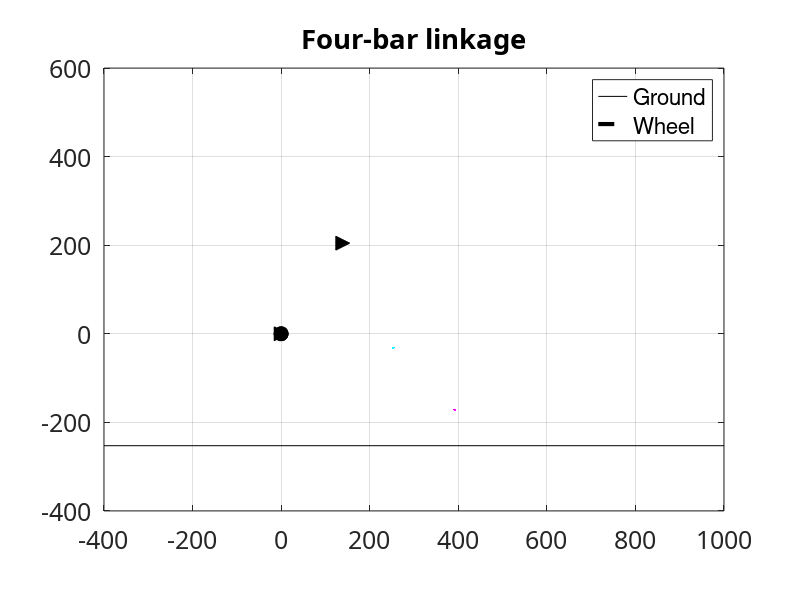

Here is the MATLAB script that generated this plot: (Note: this script raises an error after producing the figure.)
%% Four-bar linkage
% Reference:
%
% Tang, C.P., 2010. Lagrangian dynamic formulation of a four-bar mechanism
% with minimal coordinates.
%
% Credit:
%
% MATLAB FileExchange: 104040-four-bar-linkage
%
clear; close all;
%% Parameters
% Should plot be animated?
animate_plot = false;
% Should animation be saved?
save_animation = false;

% Lengths in mm
% Wheel radius
wheel_r = 203.2;

% Length of bar connected to floating bar (bar 3)
wheel_link_L = 80;

% Kingpin inclination
kp = deg2rad(7);

% % Bar lengths
L1 = 247.4005416323901; % (fixed bar)
L2 = 262.6387511392788; % (upper bar)
L3 = 196.6920255119664; % (floating bar)
L4 = 427.7683752920499; % (lower bar)

% Chassis angle w.r.t. horizontal plane
chassis_angle = pi / 2 - deg2rad(34.2);

% Location of point D
origin = [L1 * cos(chassis_angle); L1 * sin(chassis_angle)];

%% Constants
% Video
tF = 10; % Final time [s]
fR = 60; % Frame rate [fps]
time = linspace(0, tF, tF * fR); % Time [s]

%% Analysis
% Rotatation matrix
origin_rotate = [cos(pi + chassis_angle) -sin(pi + chassis_angle)
            sin(pi + chassis_angle) cos(pi + chassis_angle)];

% Transformation function
transform = @(v) origin_rotate * v + origin;

% Freudenstein Equation
P1 = @(theta) -2 * L2 * L4 * sin(theta);
P2 = @(theta) 2 * L4 * (L1 - L2 * cos(theta));
P3 = @(theta) L1^2 + L2^2 - L3^2 + L4^2 - 2 * L1 * L2 * cos(theta);

% Bar 2 rotation
% Determine range of valid theta2 values
% figure
% fplot(@(x) P1(x).^2 + P2(x).^2 - P3(x).^2, [0 2 * pi])
theta2Range = [0 0];

x = linspace(0, pi, 50000);
idx = find((P1(x).^2 + P2(x).^2 - P3(x).^2) > 0, 1, 'first');
theta2Range(1) = x(idx);

x = linspace(pi, 2 * pi, 50000);
idx = find((P1(x).^2 + P2(x).^2 - P3(x).^2) > 0, 1, 'last');
theta2Range(2) = x(idx);

% Create theta2 vector
theta2Initial = theta2Range(1) + 10 * eps;
theta2Final = theta2Range(2) - 10 * eps;
% We don't need to analyse the entire domain
theta2Initial = 2/6 * pi;
theta2Final = 4/6 * pi;

if (theta2Final <= theta2Initial)
    error("theta2Final must be greater than theta2Initial");
end
if (theta2Initial <= theta2Range(1))
    error("theta2Initial must be greater than " + num2str(theta2Range(1)));
end
if (theta2Final >= theta2Range(2))
    error("theta2Final must be less than " + num2str(theta2Range(2)));
end

w = (theta2Final - theta2Initial) / time(end); % Angular velocity [rad/s]
theta2 = w * time + theta2Initial;

% Angles
theta4 = 2 * atan2(-P1(theta2) - sqrt(P1(theta2).^2 + P2(theta2).^2 - P3(theta2).^2), ...
                   P3(theta2) - P2(theta2));
theta3 = atan2(-L2 * sin(theta2) + L4 * sin(theta4), ...
               L1 - L2 * cos(theta2) + L4 * cos(theta4));

% Determine point B/C trajectory
trajectory_B = transform([L2 * cos(theta2)
                          L2 * sin(theta2)]);

trajectory_C = transform([L1 + L4 * cos(theta4)
                          L4 * sin(theta4)]);

%% Plot initialisation
color = cool(8);

figure
set(gcf, 'Position', [50 50 1280 720])

hold on; grid on; box on; axis equal
set(gca, 'FontName', 'Verdana', 'FontSize', 18)

title('Four-bar linkage')
xlim([-400 1000])
ylim([-400 600])

if (save_animation == true)
    % Create and open video writer object
    v = VideoWriter('four_bar_linkage.mp4', 'MPEG-4');
    v.Quality = 100;
    v.FrameRate = fR;
    open(v);
end

%% Plot handlers
% Trajectories
p_trajectory_B = plot(trajectory_B(1, 1), trajectory_B(2, 1), ...
    'Color', color(1, :), 'LineWidth', 3);
p_trajectory_C = plot(trajectory_C(1, 1), trajectory_C(2, 1), ...
    'Color', color(8, :), 'LineWidth', 3);

% Fixed bar
B2 = transform([0 L2 * cos(theta2(1)); 0 L2 * sin(theta2(1))]);
B4 = transform([L1 + L4 * cos(theta4(1)) L1; L4 * sin(theta4(1)) 0]);
% p_B1 = plot([B4(1, 2) B2(1, 1)], [B4(2, 2) B2(2, 1)], 'k', 'LineWidth', 7);

% Bars attached to fixed bar
p_B2 = plot([0 0], [0 0], 'Color', color(3, :), 'LineWidth', 7); % Upper
p_B4 = plot([0 0], [0 0], 'Color', color(3, :), 'LineWidth', 7); % Lower

% Floating bar
p_B3 = plot([0 0], [0 0], 'Color', color(3, :), 'LineWidth', 7);

% Floating points
p_point_B = plot(0, 0, 'ko', 'MarkerFaceColor', color(1, :), 'MarkerSize', 10);
p_point_C = plot(0, 0, 'ko', 'MarkerFaceColor', color(8, :), 'MarkerSize', 10);

% Fixed points
p_point_A = plot(B4(1, 2), B4(2, 2), 'k>', 'MarkerFaceColor', 'k', 'MarkerSize', 10);
p_point_D = plot(B2(1, 1), B2(2, 1), 'k>', 'MarkerFaceColor', 'k', 'MarkerSize', 10);

% Wheel link
p_wheel_link = plot([0 0], [0 0], 'Color', color(3, :), 'LineWidth', 7);

% Midpoint of BC
p_midpoint_BC = plot(0, 0, 'ko', 'MarkerFaceColor', 'k', 'MarkerSize', 10);

% Wheel
p_wheel = plot([0 0], [0 0], 'k--', 'LineWidth', 3);

% Re-determine ground if parameters have been changed
% % Base of wheel
% wheel_y = zeros(1, length(time));
% ground = min(wheel_y)
ground = -2.527206387621802e+02;
p_ground = plot([-400 1000], [ground ground], 'k-');

legend([p_ground p_wheel], 'Ground', 'Wheel')
%% Animation
% Data to record
% Wheel travel
wheel_travel = zeros(0, length(time));

% Camber
camber = zeros(0, length(time));

for i = 1:length(time)
    % Bar 2 (upper)
    B2 = transform([0 L2 * cos(theta2(i))
                0 L2 * sin(theta2(i))]);

    % Bar 3 (floating)
    B3 = transform([L2 * cos(theta2(i)) L2 * cos(theta2(i)) + L3 * cos(theta3(i))
                L2 * sin(theta2(i)) L2 * sin(theta2(i)) + L3 * sin(theta3(i))]);

    % Bar 4 (lower)
    B4 = transform([L1 + L4 * cos(theta4(i)) L1
                L4 * sin(theta4(i)) 0]);

    % Midpoint of BC
    midpoint_BC = (B3(:, 1) + B3(:, 2)) / 2;

    % Wheel link (perpendicular to midpoint of BC)
    B3_slope = (B3(2, 2) - B3(2, 1)) / (B3(1, 2) - B3(1, 1));
    wheel_link_slope = -1 / B3_slope - tan(kp);

    wheel_link_vertical_shift = midpoint_BC(2) - wheel_link_slope * midpoint_BC(1);

    wheel_link = [midpoint_BC(1), wheel_link_L * cos(atan(wheel_link_slope)) + midpoint_BC(1);
                  midpoint_BC(2), wheel_link_slope * ...
                  (wheel_link_L * cos(atan(wheel_link_slope)) + midpoint_BC(1)) + wheel_link_vertical_shift];

    % Wheel
    wheel_slope = -1 / wheel_link_slope;

    wheel_vertical_shift = wheel_link(2, 2) - wheel_slope * wheel_link(1, 2);

    wheel = [wheel_link(1, 2) - wheel_r * cos(atan(wheel_slope)), ...
             wheel_link(1, 2) + wheel_r * cos(atan(wheel_slope));
             wheel_slope * (wheel_link(1, 2) - wheel_r * cos(atan(wheel_slope))) + wheel_vertical_shift, ...
             wheel_slope * (wheel_link(1, 2) + wheel_r * cos(atan(wheel_slope))) + wheel_vertical_shift];

    % Determine where ground is
%     % Base of wheel
%     wheel_y(i) = wheel(2, 2);

    % Data
    % Wheel travel
    wheel_travel(i) = wheel(2, 2) - ground;

    % Camber
    camber(i) = -90 -atan(wheel_slope) * 180 / pi;

    % Update plot data
    % Trajectories
    p_trajectory_B.XData = trajectory_B(1, 1:i);
    p_trajectory_B.YData = trajectory_B(2, 1:i);

    p_trajectory_C.XData = trajectory_C(1, 1:i);
    p_trajectory_C.YData = trajectory_C(2, 1:i);

    % Bars attached to fixed bar
    p_B2.XData = B2(1, :);
    p_B2.YData = B2(2, :);

    p_B4.XData = B4(1, :);
    p_B4.YData = B4(2, :);

    % Floating bar
    p_B3.XData = B3(1, :);
    p_B3.YData = B3(2, :);

    % Points
    p_point_B.XData = B3(1, 1);
    p_point_B.YData = B3(2, 1);

    p_point_C.XData = B4(1, 1);
    p_point_C.YData = B4(2, 1);

    % Midpoint of BC
    p_midpoint_BC.XData = midpoint_BC(1);
    p_midpoint_BC.YData = midpoint_BC(2);

    % Wheel link
    p_wheel_link.XData = wheel_link(1, :);
    p_wheel_link.YData = wheel_link(2, :);

    % Wheel
    p_wheel.XData = wheel(1, :);
    p_wheel.YData = wheel(2, :);

    if (animate_plot == true)
        drawnow
    end

    if (save_animation == true)
        frame = getframe(gcf);
        writeVideo(v, frame);
    end
end

if (save_animation == true)
    close(v);
end

%% Plot data
figure
subplot(2, 1, 1)
plot(time, wheel_travel)
title('Wheel travel')
xlabel('Time (s)')
ylabel('Wheel travel (mm)')

subplot(2, 1, 2)
plot(time, camber)
title('Camber')
xlabel('Time (s)')
ylabel('Camber (deg)')

figure
plot(camber, wheel_travel)
title('Camber vs. wheel travel')
xlabel('Camber (deg)')
ylabel('Wheel travel (mm)')
